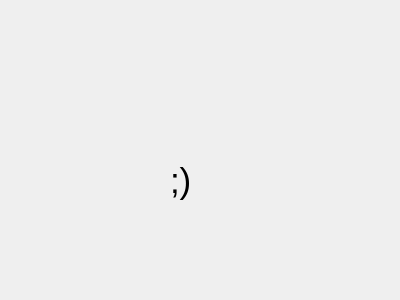
<?xml version="1.0" encoding="UTF-8"?>
<ui version="4.0">
 <class>feelingLucky</class>
 <widget class="QDialog" name="feelingLucky">
  <property name="geometry">
   <rect>
    <x>0</x>
    <y>0</y>
    <width>400</width>
    <height>300</height>
   </rect>
  </property>
  <property name="windowTitle">
   <string>Dialog</string>
  </property>
  <widget class="QLabel" name="label">
   <property name="geometry">
    <rect>
     <x>170</x>
     <y>130</y>
     <width>91</width>
     <height>101</height>
    </rect>
   </property>
   <property name="font">
    <font>
     <pointsize>26</pointsize>
    </font>
   </property>
   <property name="text">
    <string>;)</string>
   </property>
  </widget>
 </widget>
 <resources/>
 <connections/>
</ui>
